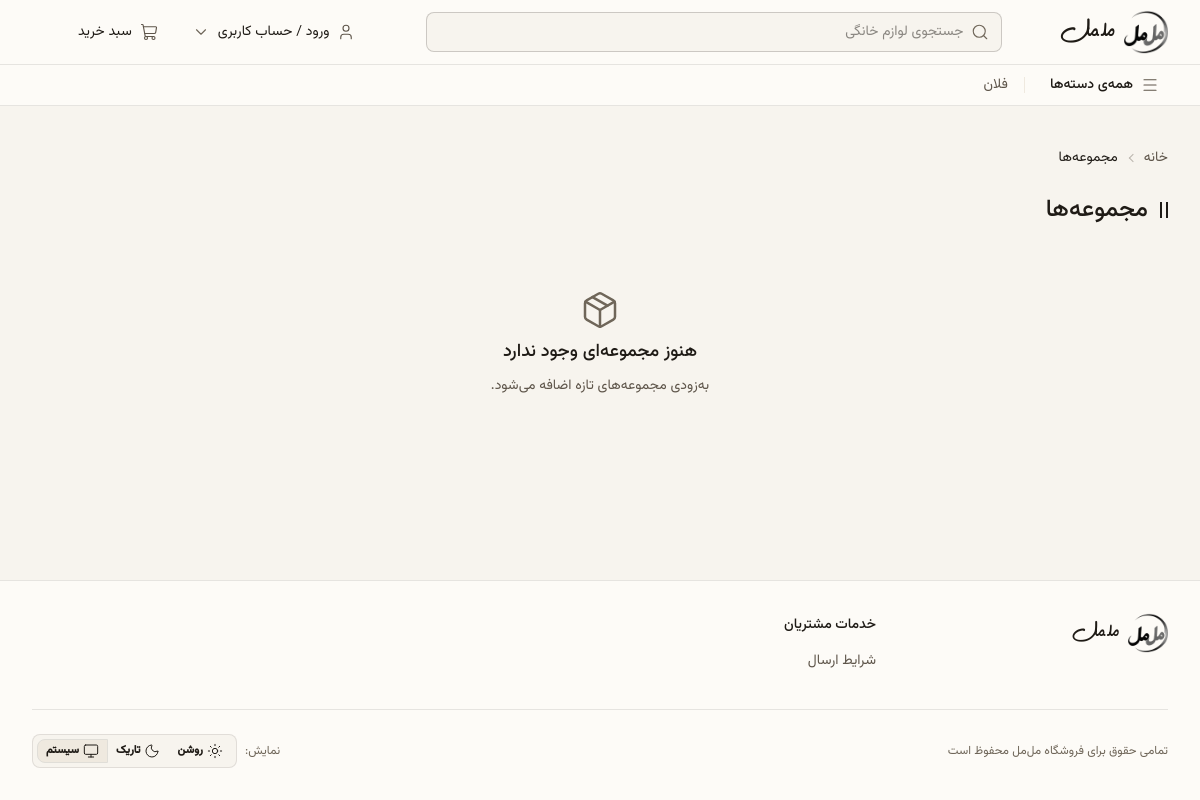
Page /collections/ on the committed database.
### apps/core/models.py (models this page shows, shortened)
class TimeStampedModel(models.Model):
    created_at = models.DateTimeField(auto_now_add=True, verbose_name="ایجاد")
    updated_at = models.DateTimeField(auto_now=True, verbose_name="به‌روزرسانی")
    class Meta:
        abstract = True

class SiteSettings(TimeStampedModel):
    store_name = models.CharField(max_length=120, default="مل‌مل", verbose_name="نام فروشگاه")
    logo_light = models.ImageField(upload_to="site/", blank=True, verbose_name="لوگوی تم روشن")
    logo_dark = models.ImageField(upload_to="site/", blank=True, verbose_name="لوگوی تم تاریک")
    phone = models.CharField(max_length=40, blank=True, verbose_name="تلفن")
    email = models.EmailField(blank=True, verbose_name="ایمیل")
    address = models.TextField(blank=True, verbose_name="آدرس")
    working_hours = models.CharField(max_length=160, blank=True, verbose_name="ساعات پاسخگویی")
    instagram_url = models.URLField(blank=True, verbose_name="اینستاگرام")
    telegram_url = models.URLField(blank=True, verbose_name="تلگرام")
    whatsapp_url = models.URLField(blank=True, verbose_name="واتساپ")
    free_shipping_threshold = models.BigIntegerField(
        null=True,
        blank=True,
        verbose_name="آستانه ارسال رایگان (تومان)",
        help_text="خالی = غیرفعال (در ارسال پس‌کرایه خالی بگذارید).",
    )
    low_stock_threshold = models.PositiveIntegerField(
        default=5,
        verbose_name="آستانه هشدار موجودی کم",
    )
    shipping_note = models.CharField(
        max_length=200,
        blank=True,
        default="ارسال با تیپاکس به سراسر کشور؛ کرایه هنگام تحویل به پیک پرداخت می‌شود.",
        verbose_name="متن ارسال در صفحه‌ی محصول",
        help_text="خالی = نمایش داده نمی‌شود. در P3 از ShippingMethod خوانده می‌شود.",
    )
    otp_ttl_seconds = models.PositiveIntegerField(default=120, verbose_name="مدت اعتبار کد تایید (ثانیه)")
    otp_max_attempts = models.PositiveIntegerField(default=5, verbose_name="حداکثر تلاش کد تایید")
    otp_lock_minutes = models.PositiveIntegerField(default=15, verbose_name="مدت قفل پس از خطا (دقیقه)")
    back_in_stock_start_hour = models.PositiveSmallIntegerField(default=8, verbose_name="شروع ساعت ارسال «موجود شد»")
    back_in_stock_end_hour = models.PositiveSmallIntegerField(default=21, verbose_name="پایان ساعت ارسال «موجود شد»")
    trust_marks_html = models.TextField(
        blank=True,
        verbose_name="کد HTML نمادهای اعتماد",
        help_text="فقط کد HTML نماد اعتماد (مثلاً اینماد). خالی = نمایش داده نمی‌شود.",
    )
    legal_name = models.CharField(max_length=200, blank=True, verbose_name="نام حقوقی / فروشنده")
    economic_code = models.CharField(max_length=32, blank=True, verbose_name="کد اقتصادی")
    national_id = models.CharField(max_length=32, blank=True, verbose_name="شناسه ملی")
    registration_no = models.CharField(max_length=32, blank=True, verbose_name="شماره ثبت")
    legal_address = models.TextField(blank=True, verbose_name="آدرس حقوقی")
    legal_postal_code = models.CharField(max_length=16, blank=True, verbose_name="کدپستی فروشنده")
    legal_phone = models.CharField(max_length=40, blank=True, verbose_name="تلفن فاکتور")
    class Meta:
        verbose_name = "تنظیمات سایت"
        verbose_name_plural = "تنظیمات سایت"
    @classmethod
    def get_solo(cls) -> SiteSettings:
        cached = safe_cache_get(SITE_SETTINGS_CACHE_KEY)
        if isinstance(cached, cls):
            return cached
        obj, _ = cls.objects.get_or_create(pk=1)
        safe_cache_set(SITE_SETTINGS_CACHE_KEY, obj)
        return obj

class FooterLink(TimeStampedModel):
    GROUP_ABOUT = "about"
    GROUP_GUIDE = "guide"
    GROUP_SERVICE = "service"
    GROUP_CHOICES = [
        (GROUP_ABOUT, "درباره مل‌مل"),
        (GROUP_GUIDE, "راهنمای خرید"),
        (GROUP_SERVICE, "خدمات مشتریان"),
    ]
    group = models.CharField(max_length=32, choices=GROUP_CHOICES, verbose_name="ستون")
    title = models.CharField(max_length=120, verbose_name="عنوان لینک")
    url = models.CharField(max_length=300, verbose_name="آدرس")
    sort = models.PositiveIntegerField(default=0, verbose_name="ترتیب")
    is_active = models.BooleanField(default=True, verbose_name="فعال")
    class Meta:
        verbose_name = "لینک فوتر"
        verbose_name_plural = "لینک‌های فوتر"
        ordering = ["group", "sort", "id"]
    @classmethod
    def get_grouped(cls) -> list[dict]:
        cached = safe_cache_get(FOOTER_LINKS_CACHE_KEY)
        if cached is not None:
            return cached
        links = list(cls.objects.filter(is_active=True).order_by("group", "sort", "id"))
        by_group: dict[str, list[dict]] = {code: [] for code, _ in cls.GROUP_CHOICES}
        for link in links:
            if link.group in by_group:
                by_group[link.group].append({"title": link.title, "url": link.url})
        grouped = [
            {"code": code, "label": label, "links": by_group[code]}
            for code, label in cls.GROUP_CHOICES
            if by_group[code]
        ]
        safe_cache_set(FOOTER_LINKS_CACHE_KEY, grouped)
        return grouped

### apps/catalog/models.py (models this page shows, shortened)
class Category(TimeStampedModel):
    parent = models.ForeignKey(
        "self",
        null=True,
        blank=True,
        on_delete=models.PROTECT,
        related_name="children",
        verbose_name="دسته والد",
    )
    name = models.CharField(max_length=160, verbose_name="نام")
    slug = models.SlugField(max_length=180, unique=True, allow_unicode=True, verbose_name="نشانی")
    logo = models.ImageField(upload_to="categories/", blank=True, verbose_name="لوگو")
    description = models.TextField(blank=True, verbose_name="توضیح")
    path = models.CharField(max_length=400, blank=True, db_index=True, verbose_name="مسیر")
    depth = models.PositiveSmallIntegerField(default=0, verbose_name="عمق")
    is_featured = models.BooleanField(default=False, verbose_name="دسته برتر")
    featured_order = models.PositiveIntegerField(default=0, verbose_name="ترتیب برتر")
    show_in_menu = models.BooleanField(default=True, verbose_name="نمایش در منو")
    menu_order = models.PositiveIntegerField(default=0, verbose_name="ترتیب منو")
    is_active = models.BooleanField(default=True, verbose_name="فعال")
    spec_inherit = models.BooleanField(default=True, verbose_name="ارث‌بری مشخصات از والد")
    rev = models.PositiveIntegerField(default=0, verbose_name="نسخه")
    subtree_rev = models.PositiveIntegerField(default=0, verbose_name="نسخه زیردرخت")
    objects = CategoryQuerySet.as_manager()
    class Meta:
        verbose_name = "دسته‌بندی"
        verbose_name_plural = "دسته‌بندی‌ها"
        ordering = ["path"]
        indexes = [
            models.Index(fields=["path"], name="cat_path_idx"),
            models.Index(fields=["parent", "menu_order"], name="cat_parent_menu_idx"),
            models.Index(fields=["is_featured", "featured_order"], name="cat_featured_idx"),
        ]
    def _snapshot_tracked(self) -> None:
        self._tracked_snapshot = {field: self.__dict__.get(field) for field in CATEGORY_STRUCTURAL}
    def __init__(self, *args, **kwargs):
        super().__init__(*args, **kwargs)
        self._snapshot_tracked()
    @classmethod
    def from_db(cls, db, field_names, values):
        instance = super().from_db(db, field_names, values)
        instance._snapshot_tracked()
        return instance

### apps/marketing/views.py (the view)
# urls.py: path("collections/", views.collection_list_view, name="collection_list"),
@require_GET
def collection_list_view(request):
    context = {"collections": Collection.objects.live(), "breadcrumbs": [{"name": "مجموعه‌ها", "url": None}]}
    return render(request, "pages/collection_list.html", context)

### templates/pages/collection_list.html (shortened to what this page needs)
{% extends "base.html" %}
{% load core_tags %}
{% block content %}
<div class="max-w-7xl mx-auto px-4 md:px-6 lg:px-8 py-6 lg:py-8">
  {% include "partials/_breadcrumbs.html" with breadcrumbs=breadcrumbs %}
  <header class="mt-4 flex items-center gap-3">
    <span class="inline-flex items-center gap-1 shrink-0" aria-hidden="true">
      <span class="w-0.5 h-4 bg-base-content inline-block"></span>
      <span class="w-0.5 h-4 bg-base-content inline-block"></span>
    </span>
    <h1 class="text-title font-medium">مجموعه‌ها</h1>
  </header>
  {% if collections %}
    <ul class="mt-6 grid grid-cols-1 sm:grid-cols-2 lg:grid-cols-3 gap-3">
      {% for collection in collections %}
        <li>
          <a href="{{ collection.get_absolute_url }}"
             class="block bg-base-100 border rounded-box overflow-hidden hover:bg-base-300 transition-colors">
            {% if collection.cover %}
              <img src="{{ collection.cover.url }}" alt="" width="300" height="200" loading="lazy"
                   class="block w-full aspect-3/2 object-cover">
            {% else %}
              <span class="flex items-center justify-center aspect-3/2 bg-base-300 text-ink-3">
                {% icon "layout-grid" size=40 %}
              </span>
            {% endif %}
            <span class="block text-small font-medium p-3">{{ collection.title|fa_text }}</span>
          </a>
        </li>
      {% endfor %}
    </ul>
  {% else %}
    {% include "partials/_empty_state.html" with title="هنوز مجموعه‌ای وجود ندارد" description="به‌زودی مجموعه‌های تازه اضافه می‌شود." %}
  {% endif %}
</div>
{% endblock %}

### templates/partials/_header.html (shortened to what this page needs)
{% load core_tags %}
<header class="bg-base-100 border-b sticky top-0 z-30">
  <div class="hidden lg:block">
    <div class="max-w-7xl mx-auto px-8 h-16 flex items-center justify-between gap-6">
      <a href="{% url 'core:home' %}" class="inline-flex items-center gap-2 shrink-0 py-2" aria-label="{{ site_settings.store_name }}">
        {% include "partials/_logo.html" with img_class="h-11 w-auto" brand_class="text-display leading-none" %}
      </a>
      <form action="{% url 'search:results' %}" method="get" class="flex-1 max-w-xl relative" role="search">
        <label class="input h-10 w-full bg-base-200 flex items-center gap-2">
          {% icon "search" size=18 class="text-ink-3" %}
          <input type="search" name="q" placeholder="جستجوی لوازم خانگی" class="grow text-small" autocomplete="off"
                 aria-label="جستجوی محصولات"
                 hx-get="{% url 'search:suggest' %}"
                 hx-trigger="input changed delay:250ms, focus"
                 hx-target="#search-suggest"
                 hx-swap="innerHTML"
                 hx-indicator="#search-suggest-indicator">
        </label>
      </form>
      <div class="flex items-center gap-2 shrink-0">
        <details class="dropdown dropdown-end">
          <summary class="btn btn-ghost h-10 px-3 gap-2 text-small font-normal list-none">
            {% icon "user" size=18 class="text-ink-2" %}
            <span>{% if user.is_authenticated %}{{ user.get_short_name|fa_text }}{% else %}ورود / حساب کاربری{% endif %}</span>
            {% icon "chevron-down" size=18 class="text-ink-3" %}
          </summary>
        </details>
        <a href="{% url 'cart:detail' %}" class="btn btn-ghost h-10 px-3 gap-2 text-small font-normal" aria-label="سبد خرید">
          {% icon "shopping-cart" size=18 class="text-ink-2" %}
          <span>سبد خرید</span>
        </a>
      </div>
    </div>
    <nav class="border-t" aria-label="ناوبری دسته‌بندی‌ها">
      <div class="max-w-7xl mx-auto px-8 h-10 flex items-center gap-4">
        <details class="dropdown dropdown-start">
          <summary class="btn btn-ghost btn-sm h-8 px-2 gap-2 text-small font-medium list-none">
            {% icon "menu" size=18 class="text-ink-2" %}
            <span>همه‌ی دسته‌ها</span>
          </summary>
        </details>
        <ul class="flex items-center gap-4 overflow-x-auto no-scrollbar">
          {% for cat in nav_featured %}
            <li class="shrink-0">
              <a href="{{ cat.url }}" class="text-small text-ink-2 hover:text-base-content transition-colors py-1">
                {{ cat.name|fa_text }}
              </a>
            </li>
          {% endfor %}
        </ul>
      </div>
    </nav>
  </div>
</header>

### templates/partials/_brand_name.html
{% load core_tags %}{% brand_name class=brand_class|default:"text-title leading-none" %}

### templates/partials/_footer.html (shortened to what this page needs)
{% load core_tags %}
<footer class="bg-base-100 border-t mt-12">
  <div class="max-w-7xl mx-auto px-4 md:px-6 lg:px-8 py-8">
    <div class="grid grid-cols-1 md:grid-cols-2 lg:grid-cols-4 gap-8">
      <div class="flex flex-col gap-3">
        <a href="{% url 'core:home' %}" class="inline-flex items-center gap-2 self-start">
          {% include "partials/_logo.html" with img_class="h-10 w-auto" brand_class="text-title leading-none" %}
        </a>
      </div>
      {% for group in footer_link_groups %}
        <nav aria-label="{{ group.label }}" class="flex flex-col gap-2">
          <h3 class="text-small font-medium">{{ group.label|fa_text }}</h3>
          <ul class="flex flex-col gap-1">
            {% for link in group.links %}
              <li>
                <a href="{{ link.url }}" class="text-small text-ink-2 hover:text-base-content transition-colors py-1 inline-block">
                  {{ link.title|fa_text }}
                </a>
              </li>
            {% endfor %}
          </ul>
        </nav>
      {% endfor %}
    </div>
    <div class="border-t mt-8 pt-6 flex flex-col sm:flex-row items-start sm:items-center justify-between gap-4">
      <p class="text-label text-ink-3">
        تمامی حقوق برای فروشگاه {{ site_settings.store_name }} محفوظ است
      </p>
      <div class="flex items-center gap-2">
        <span class="text-label text-ink-3">نمایش:</span>
        <div class="join border rounded-field bg-base-200 p-1">
          <button type="button" data-theme-choice="light" class="btn btn-ghost btn-xs join-item gap-1">
            {% icon "sun" size=16 %}
            <span>روشن</span>
          </button>
          <button type="button" data-theme-choice="dark" class="btn btn-ghost btn-xs join-item gap-1">
            {% icon "moon" size=16 %}
            <span>تاریک</span>
          </button>
          <button type="button" data-theme-choice="system" class="btn btn-ghost btn-xs join-item gap-1">
            {% icon "monitor" size=16 %}
            <span>سیستم</span>
          </button>
        </div>
      </div>
    </div>
  </div>
</footer>

### rows in the picture
SiteSettings: store_name "مل مل مل مل", store_name "مل‌مل"
Category: name|fa_text "فلان"
FooterLink: title|fa_text "شرایط ارسال"

### other values in the picture
{{ crumb.name|fa_text }} "مجموعه‌ها"
{{ title|fa_text }} "هنوز مجموعه‌ای وجود ندارد"
{{ description|fa_text }} "به‌زودی مجموعه‌های تازه اضافه می‌شود."
{{ group.label|fa_text }} "خدمات مشتریان"
